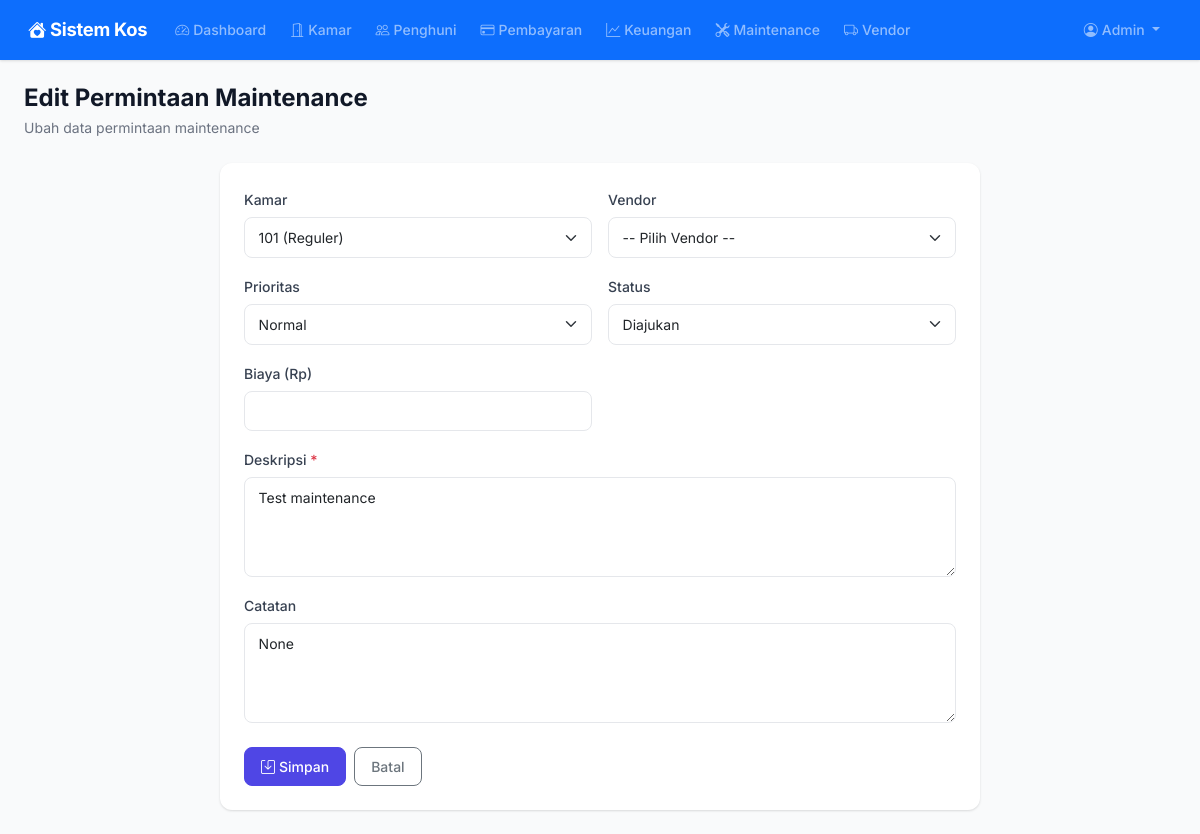
Screenshot of /maintenance/edit/2 (signed in) with the database file from the repository.
### models.py (models this page shows, shortened)
class User(UserMixin, db.Model):
    __tablename__ = "users"
    id = db.Column(db.Integer, primary_key=True)
    username = db.Column(db.String(80), unique=True, nullable=False)
    email = db.Column(db.String(120), unique=True, nullable=False)
    password_hash = db.Column(db.String(256), nullable=False)
    role = db.Column(db.String(20), nullable=False, default="client")
    nama_lengkap = db.Column(db.String(150), nullable=False)
    no_telepon = db.Column(db.String(20))
    alamat = db.Column(db.Text)
    is_active = db.Column(db.Boolean, default=True)
    created_at = db.Column(db.DateTime, default=datetime.utcnow)
    bookings = db.relationship("Booking", backref="client", lazy="dynamic")
    notifications = db.relationship("Notification", backref="user", lazy="dynamic")

class MaintenanceRequest(db.Model):
    __tablename__ = "maintenance_requests"
    id = db.Column(db.Integer, primary_key=True)
    room_id = db.Column(db.Integer, db.ForeignKey("rooms.id"), nullable=False)
    vendor_id = db.Column(db.Integer, db.ForeignKey("vendors.id"), nullable=True)
    deskripsi = db.Column(db.Text, nullable=False)
    prioritas = db.Column(db.String(20), default="normal")
    tanggal_masuk = db.Column(db.Date, default=date.today)
    tanggal_selesai = db.Column(db.Date)
    status = db.Column(db.String(20), default="diajukan")
    biaya = db.Column(db.Float, default=0)
    catatan = db.Column(db.Text)
    created_at = db.Column(db.DateTime, default=datetime.utcnow)

class Room(db.Model):
    __tablename__ = "rooms"
    id = db.Column(db.Integer, primary_key=True)
    nomor_kamar = db.Column(db.String(10), unique=True, nullable=False)
    lantai = db.Column(db.Integer, default=1)
    tipe = db.Column(db.String(50), default="Reguler")
    harga_per_bulan = db.Column(db.Float, nullable=False)
    ukuran = db.Column(db.String(50))
    fasilitas = db.Column(db.Text)
    status = db.Column(db.String(20), default="tersedia")
    deskripsi = db.Column(db.Text)
    created_at = db.Column(db.DateTime, default=datetime.utcnow)
    bookings = db.relationship("Booking", backref="room", lazy="dynamic")
    maintenance_requests = db.relationship("MaintenanceRequest", backref="room", lazy="dynamic")

### routes/maintenance.py (the view, shortened to what this page needs)
@maintenance_bp.route("/edit/<int:id>", methods=["GET", "POST"])
@login_required
def edit(id):
    if current_user.role not in ("admin", "management"):
        flash("Akses ditolak.", "danger")
        return redirect(url_for("dashboard.index"))
    mr = MaintenanceRequest.query.get_or_404(id)
    rooms = Room.query.all()
    vendors = Vendor.query.order_by(Vendor.nama).all()
    return render_template("maintenance/form.html", mr=mr, rooms=rooms, vendors=vendors)

### app.py (called while the page is built)
def create_app():
    app = Flask(__name__)
    app.config.from_object("config.Config")
    db.init_app(app)
    login_manager.init_app(app)
    csrf.init_app(app)
    login_manager.login_view = "auth.login"
    login_manager.login_message = "Silakan login terlebih dahulu."
    from models import User
    @login_manager.user_loader
    def load_user(user_id):
        return User.query.get(int(user_id))
    @app.context_processor
    def inject_now():
        from datetime import datetime
        return {"now": datetime.now()}
    @app.context_processor
    def inject_utility():
        from datetime import date
        return {"date_today": date.today()}
    from routes import register_routes
    register_routes(app)
    with app.app_context():
        db.create_all()
    return app

### templates/maintenance/form.html (shortened to what this page needs)
{% extends "base.html" %}
{% block content %}
<div class="page-header">
    <h1>{% if mr %}Edit Permintaan Maintenance{% else %}Ajukan Permintaan Maintenance{% endif %}</h1>
    <p>{% if mr %}Ubah data permintaan maintenance{% else %}Isi detail permintaan maintenance baru{% endif %}</p>
</div>
<div class="row justify-content-center">
    <div class="col-lg-8">
        <div class="card border-0">
            <div class="card-body p-4">
                <form method="POST" action="">
                    <div class="row g-3">
                        <div class="col-md-6">
                            <label class="form-label">Kamar</label>
                            <select name="room_id" class="form-select" required>
                                {% for r in rooms %}
                                <option value="{{ r.id }}" {% if mr and mr.room_id == r.id %}selected{% endif %}>
                                    {{ r.nomor_kamar }} ({{ r.tipe }})
                                </option>
                                {% endfor %}
                            </select>
                        </div>
                        <div class="col-md-6">
                            <label class="form-label">Vendor</label>
                            <select name="vendor_id" class="form-select">
                                <option value="">-- Pilih Vendor --</option>
                            </select>
                        </div>
                        <div class="col-md-6">
                            <label class="form-label">Prioritas</label>
                            <select name="prioritas" class="form-select">
                                <option value="normal" {% if not mr or mr.prioritas == 'normal' %}selected{% endif %}>Normal</option>
                            </select>
                        </div>
                        <div class="col-md-6">
                            <label class="form-label">Status</label>
                            <select name="status" class="form-select">
                                <option value="diajukan" {% if mr and mr.status == 'diajukan' %}selected{% endif %}>Diajukan</option>
                            </select>
                        </div>
                        <div class="col-md-6">
                            <label class="form-label">Biaya (Rp)</label>
                            <input type="number" name="biaya" class="form-control" value="{{ mr.biaya if mr and mr.biaya else '' }}" min="0" step="0.01">
                        </div>
                        <div class="col-12">
                            <label class="form-label">Deskripsi <span class="text-danger">*</span></label>
                            <textarea name="deskripsi" class="form-control" required placeholder="Jelaskan masalah atau pekerjaan yang perlu dilakukan">{{ mr.deskripsi if mr else '' }}</textarea>
                        </div>
                        <div class="col-12">
                            <label class="form-label">Catatan</label>
                            <textarea name="catatan" class="form-control" placeholder="Catatan tambahan">{{ mr.catatan if mr else '' }}</textarea>
                        </div>
                    </div>
                    <div class="d-flex gap-2 mt-4">
                        <button type="submit" class="btn btn-primary">
                            <i class="bi bi-save me-1"></i>Simpan
                        </button>
                        <a href="{{ url_for('maintenance.index') }}" class="btn btn-outline-secondary">Batal</a>
                    </div>
                </form>
            </div>
        </div>
    </div>
</div>
{% endblock %}

### templates/base.html (shortened to what this page needs)
<!DOCTYPE html>
<html lang="id">
<head>
    <link href="https://cdn.jsdelivr.net/npm/bootstrap@5.3.2/dist/css/bootstrap.min.css" rel="stylesheet">
    <link rel="stylesheet" href="https://cdn.jsdelivr.net/npm/bootstrap-icons@1.11.3/font/bootstrap-icons.min.css">
    <link rel="stylesheet" href="{{ url_for('static', filename='css/style.css') }}">
</head>
<body>
    {% if current_user.is_authenticated %}
    <nav class="navbar navbar-expand-lg navbar-dark bg-primary sticky-top">
        <div class="container-fluid">
            <a class="navbar-brand fw-bold" href="{{ url_for('dashboard.index') }}">
                <i class="bi bi-house-heart-fill me-1"></i>Sistem Kos
            </a>
            <div class="collapse navbar-collapse" id="navbarNav">
                {% if current_user.role in ('admin', 'management') %}
                <ul class="navbar-nav me-auto">
                    <li class="nav-item"><a class="nav-link" href="{{ url_for('dashboard.admin') }}"><i class="bi bi-speedometer2 me-1"></i>Dashboard</a></li>
                    <li class="nav-item"><a class="nav-link" href="{{ url_for('rooms.index') }}"><i class="bi bi-door-open me-1"></i>Kamar</a></li>
                    <li class="nav-item"><a class="nav-link" href="{{ url_for('clients.index') }}"><i class="bi bi-people me-1"></i>Penghuni</a></li>
                    <li class="nav-item"><a class="nav-link" href="{{ url_for('payments.index') }}"><i class="bi bi-credit-card me-1"></i>Pembayaran</a></li>
                    <li class="nav-item"><a class="nav-link" href="{{ url_for('accounting.index') }}"><i class="bi bi-graph-up me-1"></i>Keuangan</a></li>
                    <li class="nav-item"><a class="nav-link" href="{{ url_for('maintenance.index') }}"><i class="bi bi-tools me-1"></i>Maintenance</a></li>
                    <li class="nav-item"><a class="nav-link" href="{{ url_for('maintenance.vendor_index') }}"><i class="bi bi-truck me-1"></i>Vendor</a></li>
                </ul>
                {% endif %}
                <ul class="navbar-nav">
                    <li class="nav-item dropdown">
                        <a class="nav-link dropdown-toggle" href="#" role="button" data-bs-toggle="dropdown">
                            <i class="bi bi-person-circle me-1"></i>{{ current_user.nama_lengkap.split()[0] }}
                        </a>
                    </li>
                </ul>
            </div>
        </div>
    </nav>
    {% endif %}
    <main class="main-content">
        {% block content %}{% endblock %}
    </main>
</body>
</html>

### static/css/style.css (style rules this page uses)
:root { --primary: #4f46e5; --primary-dark: #4338ca; --primary-light: #eef2ff; --success: #10b981; --warning: #f59e0b; --danger: #ef4444; --info: #3b82f6; --gray-50: #f9fafb; --gray-100: #f3f4f6; --gray-200: #e5e7eb; --gray-300: #d1d5db; --gray-400: #9ca3af; --gray-500: #6b7280; --gray-600: #4b5563; --gray-700: #374151; --gray-800: #1f2937; --gray-900: #111827; --radius: 12px; --radius-sm: 8px; --shadow: 0 1px 3px rgba(0,0,0,.08), 0 1px 2px rgba(0,0,0,.06); --shadow-md: 0 4px 6px rgba(0,0,0,.07), 0 2px 4px rgba(0,0,0,.06); --shadow-lg: 0 10px 15px rgba(0,0,0,.1), 0 4px 6px rgba(0,0,0,.05); }
* { box-sizing: border-box; }
body { font-family: 'Inter', -apple-system, BlinkMacSystemFont, sans-serif; background: var(--gray-50); color: var(--gray-800); line-height: 1.6; }
.navbar { padding: .65rem 1rem; box-shadow: var(--shadow); }
.navbar-brand { font-size: 1.15rem; letter-spacing: -.3px; }
.nav-link { font-size: .875rem; font-weight: 500; padding: .5rem .75rem !important; border-radius: var(--radius-sm); transition: all .15s; }
.main-content { min-height: calc(100vh - 56px); padding: 1.5rem; }
.card { border: none; border-radius: var(--radius); box-shadow: var(--shadow); transition: box-shadow .2s; }
.card-body { padding: 1.25rem; }
.btn { font-weight: 500; font-size: .875rem; padding: .5rem 1rem; border-radius: var(--radius-sm); transition: all .15s; }
.btn-primary { background: var(--primary); border-color: var(--primary); }
.form-control, .form-select { border: 1.5px solid var(--gray-200); border-radius: var(--radius-sm); padding: .55rem .85rem; font-size: .875rem; transition: border-color .15s; }
.form-label { font-weight: 500; font-size: .875rem; color: var(--gray-700); margin-bottom: .35rem; }
textarea.form-control { min-height: 100px; }
.page-header { margin-bottom: 1.5rem; }
.page-header h1 { font-size: 1.5rem; font-weight: 700; color: var(--gray-900); margin: 0; }
.page-header p { font-size: .875rem; color: var(--gray-500); margin: .25rem 0 0 0; }

### rows the page displays
User: nama_lengkap "Admin"
MaintenanceRequest: room_id "101 (Reguler)", prioritas "Normal", status "Diajukan", deskripsi "Test maintenance", catatan "None"
